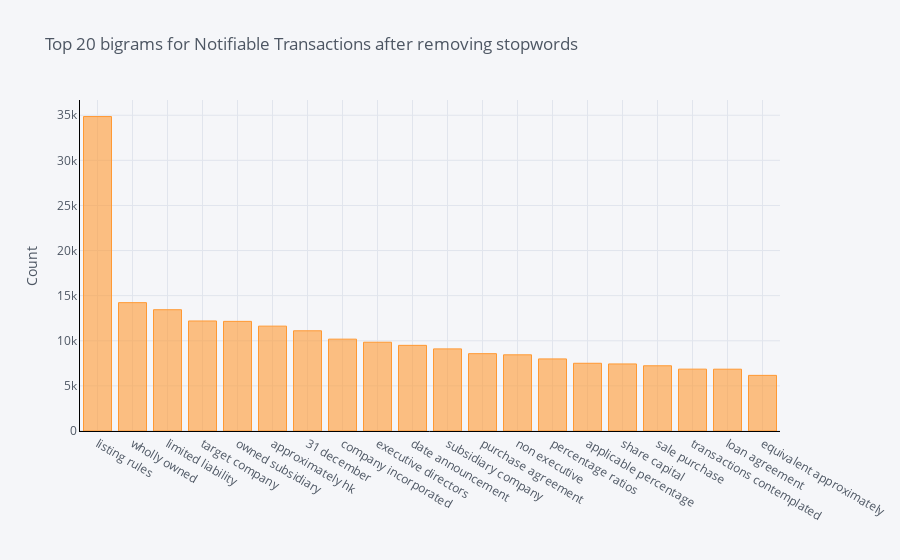

Notebook code for this chart:
### Markdown cell above
No surprise here, that the bigrams "general meeting" and "annual general" are the most frequent ones for this category.

### Code cell
df_temp = pd.DataFrame(get_top_n_bigrams(nt.Text, 20), columns = ['Text' , 'count'])
df_temp.groupby('Text').sum()['count'].sort_values(ascending=False).iplot(
    kind='bar', yTitle='Count', linecolor='black', title='Top 20 bigrams for Notifiable Transactions after removing stopwords')

### Figure 1 — Plotly figure (JSON) as saved in the notebook; plotly's stock layout.template omitted (floating-point values rounded to 4 significant figures)
{"data": [{"marker": {"color": "rgba(255, 153, 51, 0.6)", "line": {"color": "rgba(255, 153, 51, 1.0)", "width": 1}}, "name": "count", "orientation": "v", "text": "", "type": "bar", "x": ["listing rules", "wholly owned", "limited liability", "target company", "owned subsidiary", "approximately hk", "31 december", "company incorporated", "executive directors", "date announcement", "subsidiary company", "purchase agreement", "non executive", "percentage ratios", "applicable percentage", "share capital", "sale purchase", "transactions contemplated", "loan agreement", "equivalent approximately"], "y": [34854, 14226, 13443, 12195, 12152, 11623, 11107, 10181, 9839, 9493, 9102, 8573, 8444, 7991, 7507, 7433, 7230, 6857, 6851, 6167]}], "layout": {"legend": {"bgcolor": "#F5F6F9", "font": {"color": "#4D5663"}}, "paper_bgcolor": "#F5F6F9", "plot_bgcolor": "#F5F6F9", "title": {"font": {"color": "#4D5663"}, "text": "Top 20 bigrams for Notifiable Transactions after removing stopwords"}, "xaxis": {"gridcolor": "#E1E5ED", "linecolor": "black", "showgrid": true, "tickfont": {"color": "#4D5663"}, "title": {"font": {"color": "#4D5663"}, "text": ""}, "zerolinecolor": "#E1E5ED"}, "yaxis": {"gridcolor": "#E1E5ED", "linecolor": "black", "showgrid": true, "tickfont": {"color": "#4D5663"}, "title": {"font": {"color": "#4D5663"}, "text": "Count"}, "zerolinecolor": "#E1E5ED"}}}
